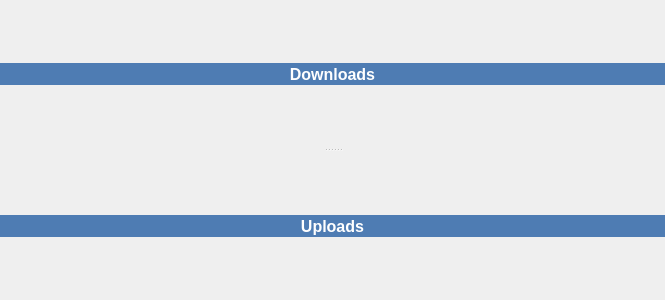
<?xml version="1.0" encoding="UTF-8"?>
<ui version="4.0">
 <class>WidgetTransfers</class>
 <widget class="QWidget" name="WidgetTransfers">
  <property name="geometry">
   <rect>
    <x>0</x>
    <y>0</y>
    <width>665</width>
    <height>300</height>
   </rect>
  </property>
  <property name="windowTitle">
   <string>Transfers</string>
  </property>
  <property name="windowIcon">
   <iconset>
    <normaloff>:/Resource/Generic/Transfers.png</normaloff>:/Resource/Generic/Transfers.png</iconset>
  </property>
  <layout class="QVBoxLayout" name="verticalLayout_3">
   <property name="spacing">
    <number>0</number>
   </property>
   <property name="margin">
    <number>0</number>
   </property>
   <item>
    <widget class="QSplitter" name="splitterTransfers">
     <property name="contextMenuPolicy">
      <enum>Qt::CustomContextMenu</enum>
     </property>
     <property name="orientation">
      <enum>Qt::Vertical</enum>
     </property>
     <widget class="QFrame" name="frame">
      <property name="frameShape">
       <enum>QFrame::NoFrame</enum>
      </property>
      <property name="frameShadow">
       <enum>QFrame::Raised</enum>
      </property>
      <layout class="QVBoxLayout" name="verticalLayout_4">
       <property name="spacing">
        <number>0</number>
       </property>
       <property name="margin">
        <number>0</number>
       </property>
       <item>
        <widget class="QToolButton" name="toolButtonDownloadsHeader">
         <property name="sizePolicy">
          <sizepolicy hsizetype="Expanding" vsizetype="Fixed">
           <horstretch>0</horstretch>
           <verstretch>0</verstretch>
          </sizepolicy>
         </property>
         <property name="styleSheet">
          <string notr="true">QToolButton {
	background-color: rgb(78, 124, 179);
	color: rgb(255, 255, 255);
	border: none;
	font-size: 16px;
	font-weight: bold;
}
</string>
         </property>
         <property name="text">
          <string>Downloads</string>
         </property>
         <property name="icon">
          <iconset>
           <normaloff>:/Resource/Generic/Download.png</normaloff>:/Resource/Generic/Download.png</iconset>
         </property>
         <property name="iconSize">
          <size>
           <width>20</width>
           <height>20</height>
          </size>
         </property>
         <property name="toolButtonStyle">
          <enum>Qt::ToolButtonTextBesideIcon</enum>
         </property>
        </widget>
       </item>
       <item>
        <layout class="QVBoxLayout" name="verticalLayoutDownloads"/>
       </item>
      </layout>
     </widget>
     <widget class="QFrame" name="frame_2">
      <property name="frameShape">
       <enum>QFrame::NoFrame</enum>
      </property>
      <property name="frameShadow">
       <enum>QFrame::Raised</enum>
      </property>
      <layout class="QVBoxLayout" name="verticalLayout_5">
       <property name="spacing">
        <number>0</number>
       </property>
       <property name="margin">
        <number>0</number>
       </property>
       <item>
        <widget class="QToolButton" name="toolButtonUploadsHeader">
         <property name="sizePolicy">
          <sizepolicy hsizetype="Expanding" vsizetype="Fixed">
           <horstretch>0</horstretch>
           <verstretch>0</verstretch>
          </sizepolicy>
         </property>
         <property name="styleSheet">
          <string notr="true">QToolButton {
	background-color: rgb(78, 124, 179);
	color: rgb(255, 255, 255);
	border: none;
	font-size: 16px;
	font-weight: bold;
}
</string>
         </property>
         <property name="text">
          <string>Uploads</string>
         </property>
         <property name="icon">
          <iconset>
           <normaloff>:/Resource/Generic/Upload.png</normaloff>:/Resource/Generic/Upload.png</iconset>
         </property>
         <property name="iconSize">
          <size>
           <width>20</width>
           <height>20</height>
          </size>
         </property>
         <property name="checkable">
          <bool>false</bool>
         </property>
         <property name="checked">
          <bool>false</bool>
         </property>
         <property name="toolButtonStyle">
          <enum>Qt::ToolButtonTextBesideIcon</enum>
         </property>
        </widget>
       </item>
       <item>
        <layout class="QVBoxLayout" name="verticalLayoutUploads"/>
       </item>
      </layout>
     </widget>
    </widget>
   </item>
  </layout>
 </widget>
 <resources/>
 <connections/>
</ui>
